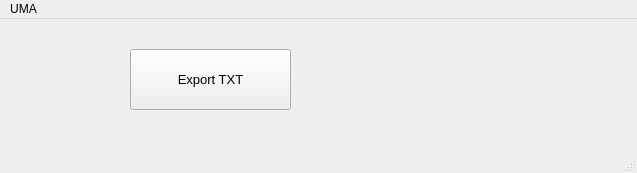
<?xml version="1.0" encoding="UTF-8"?>
<ui version="4.0">
 <class>data_export</class>
 <widget class="QMainWindow" name="data_export">
  <property name="geometry">
   <rect>
    <x>0</x>
    <y>0</y>
    <width>637</width>
    <height>173</height>
   </rect>
  </property>
  <property name="windowTitle">
   <string>MainWindow</string>
  </property>
  <widget class="QWidget" name="centralwidget">
   <widget class="QPushButton" name="btn_export">
    <property name="geometry">
     <rect>
      <x>130</x>
      <y>30</y>
      <width>161</width>
      <height>61</height>
     </rect>
    </property>
    <property name="font">
     <font>
      <pointsize>10</pointsize>
     </font>
    </property>
    <property name="text">
     <string>Export TXT</string>
    </property>
   </widget>
  </widget>
  <widget class="QMenuBar" name="menubar">
   <property name="geometry">
    <rect>
     <x>0</x>
     <y>0</y>
     <width>637</width>
     <height>18</height>
    </rect>
   </property>
   <widget class="QMenu" name="menuUMA">
    <property name="title">
     <string>UMA</string>
    </property>
    <addaction name="actionInsert"/>
    <addaction name="actionEdit"/>
    <addaction name="actionDownloader"/>
    <addaction name="actionBatch_Insert"/>
    <addaction name="actionEXPORT"/>
   </widget>
   <addaction name="menuUMA"/>
  </widget>
  <widget class="QStatusBar" name="statusbar"/>
  <action name="actionUMA">
   <property name="text">
    <string>UMA</string>
   </property>
  </action>
  <action name="actionSUSPEND">
   <property name="text">
    <string>SUSPEND</string>
   </property>
  </action>
  <action name="actionUNSUSPEND">
   <property name="text">
    <string>UNSUSPEND</string>
   </property>
  </action>
  <action name="actionInsert">
   <property name="text">
    <string>Insert</string>
   </property>
  </action>
  <action name="actionEdit">
   <property name="text">
    <string>Edit</string>
   </property>
  </action>
  <action name="actionDownloader">
   <property name="text">
    <string>Downloader</string>
   </property>
  </action>
  <action name="actionBatch_Insert">
   <property name="text">
    <string>Batch Insert</string>
   </property>
  </action>
  <action name="actionEXPORT">
   <property name="text">
    <string>EXPORT</string>
   </property>
  </action>
 </widget>
 <resources/>
 <connections/>
</ui>
